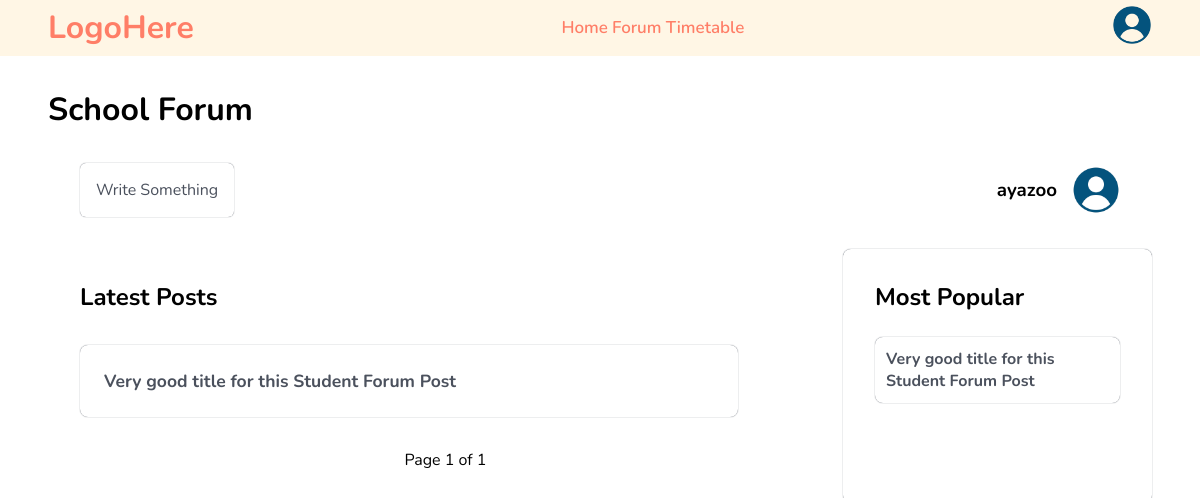
Before: /forum/ (signed in) with the older database file.
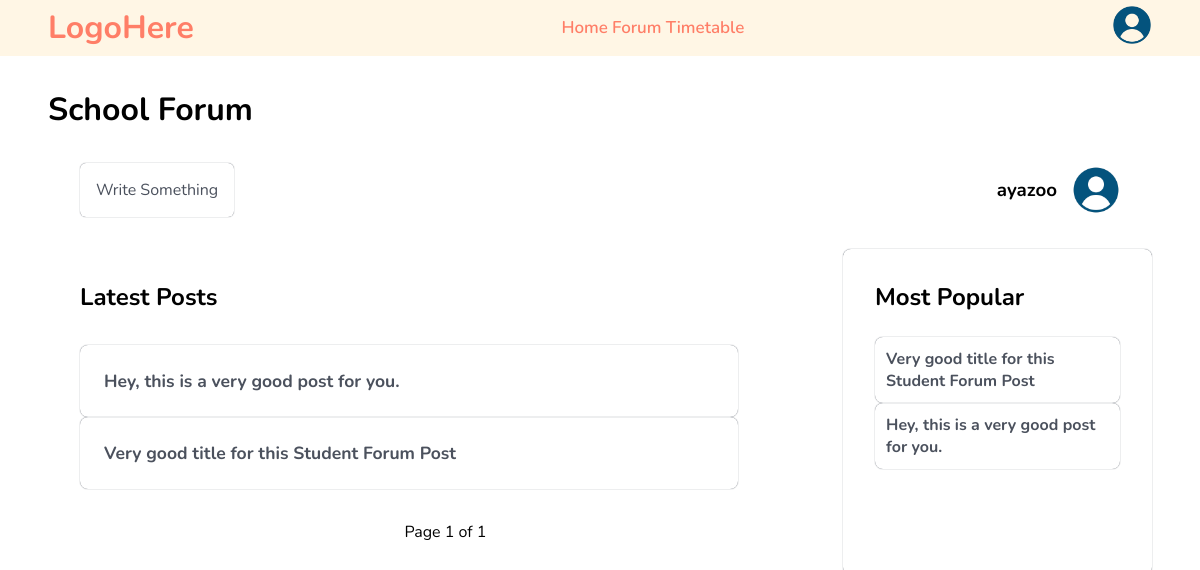
After: the same page with the newer database file.
### forum/models.py (models this page shows, shortened)
class ForumPost(models.Model):
    title = models.CharField(max_length=500, verbose_name='Post Title', null=False, default='')
    user = models.ForeignKey(
        to=CustomUser,
        on_delete=models.CASCADE,
        verbose_name='Related User',
        related_name='forum_posts'
    )
    content = models.TextField(verbose_name='Post Content')
    upvote_users = models.ManyToManyField(
        to=CustomUser,
        verbose_name="Users Who Upvoted",
        related_name="upvoted_posts"
    )
    downvote_users = models.ManyToManyField(
        to=CustomUser,
        verbose_name="Users Who Downvoted",
        related_name="downvoted_posts"
    )
    approved = models.BooleanField(default=False, verbose_name="Approval Status")
    date_time = models.DateTimeField(default=now)

### forum/views.py (the view)
# urls.py: path('', views.forum_home, name='forum_homepage'),
@login_required(login_url='login')
def forum_home(request):
    posts = ForumPost.objects.all().order_by('-date_time')
    paginator = Paginator(posts, 10)
    page_number = request.GET.get('page')
    page_posts = paginator.get_page(page_number)
    top_posts = ForumPost.objects.annotate(
        upvote_count=Count('upvote_users')
    ).order_by('-upvote_count')
    context = {
        'posts': page_posts,
        'top_posts': top_posts,
    }
    return render(request, 'forumPages/home.html', context)

### templates/forumPages/home.html (shortened to what this page needs)
{% extends 'forumPages/base.html' %}
{% block forum_content %}
{% load static %}
<div class="forum-homepage-wrapper">
    <h1>School Forum</h1>
    <div class="top-bar">
        <a href="{% url 'write_post' %}" class="write-btn">
            Write Something
        </a>
        <div class="user-info">
            <h3>{{request.user.username}}</h3>
            <img src="{% static 'images/dummyProfile.png' %}" alt="">
        </div>
    </div>
    <div class="posts-wrapper">
        <div class="left-side">
            <h2>Latest Posts</h2>
            <div class="posts">
                {% for post in posts %}
                <a href="{% url 'read_post' %}?post_id={{post.id}}" class="post">
                    <h3>{{post.title}}</h3>
                </a>
                {% endfor %}
            </div>
            <div class="pagination-controls">
                <span class="pagination-info">Page {{ posts.number }} of {{ posts.paginator.num_pages }}</span>
            </div>
        </div>
        <div class="right-side">
            <h2>Most Popular</h2>
            <div class="posts">
                {% for post in top_posts %}
                <a href="{% url 'read_post' %}?post_id={{post.id}}" class="post">
                    <h4>
                        {{post.title}}
                    </h4>
                </a>
                {% endfor %}
            </div>
        </div>
    </div>
</div>
{% endblock %}

Changed rows visible on the page:
added ForumPost: title "Hey, this is a very good post for you."
